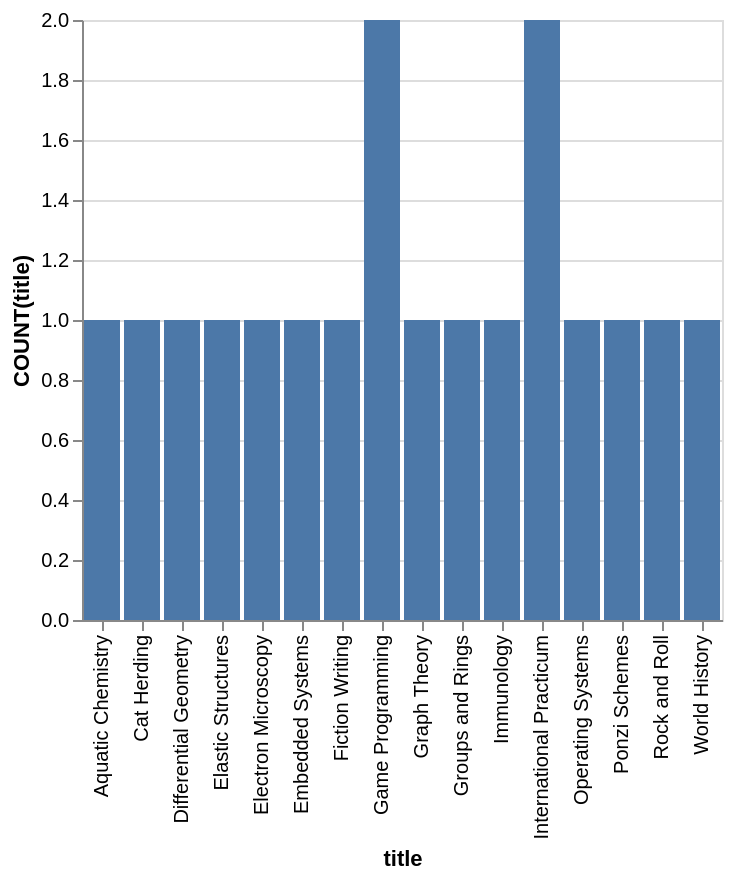

The specification (Vega-Lite) saved for this image:
### Vega-Lite specification from a JSON file in a GitHub repository (floating-point values rounded to 4 significant figures)
{"data": {"values": [{"x_data": "Aquatic Chemistry", "y_data": 1}, {"x_data": "Cat Herding", "y_data": 1}, {"x_data": "Differential Geometry", "y_data": 1}, {"x_data": "Elastic Structures", "y_data": 1}, {"x_data": "Electron Microscopy", "y_data": 1}, {"x_data": "Embedded Systems", "y_data": 1}, {"x_data": "Fiction Writing", "y_data": 1}, {"x_data": "Game Programming", "y_data": 2}, {"x_data": "Graph Theory", "y_data": 1}, {"x_data": "Groups and Rings", "y_data": 1}, {"x_data": "Immunology", "y_data": 1}, {"x_data": "International Practicum", "y_data": 2}, {"x_data": "Operating Systems", "y_data": 1}, {"x_data": "Ponzi Schemes", "y_data": 1}, {"x_data": "Rock and Roll", "y_data": 1}, {"x_data": "World History", "y_data": 1}]}, "mark": "bar", "encoding": {"x": {"field": "x_data", "type": "nominal", "title": "title", "sort": "ascending"}, "y": {"field": "y_data", "type": "quantitative", "title": "COUNT(title)"}}}
